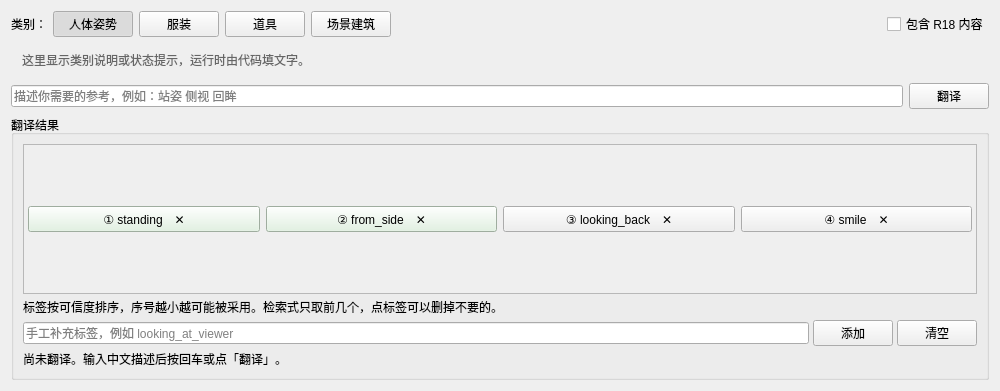
<?xml version="1.0" encoding="UTF-8"?>
<!--
  检索页上半部分的示例界面，供 Qt Designer 编辑。

  这不是程序真正在用的界面，而是一份「草稿」：控件、文案、层级都照着
  src/picfinder/ui/main_window.py 里 SearchPage 的前五行摆出来，方便在
  Designer 里看清楚结构、拖一拖看看效果。

  改完想接进程序，需要把改动落到 main_window.py。或者按 work/ui_demo/readme.md
  里说的，改用 .ui 驱动界面。
-->
<ui version="4.0">
 <class>SearchTopDemo</class>
 <widget class="QWidget" name="SearchTopDemo">
  <property name="geometry">
   <rect>
    <x>0</x>
    <y>0</y>
    <width>1000</width>
    <height>230</height>
   </rect>
  </property>
  <property name="windowTitle">
   <string>检索页上半部分（示例）</string>
  </property>
  <layout class="QVBoxLayout" name="rootLayout">
   <property name="spacing">
    <number>6</number>
   </property>
   <item>
    <layout class="QHBoxLayout" name="categoryRow">
     <item>
      <widget class="QLabel" name="categoryLabel">
       <property name="text">
        <string>类别：</string>
       </property>
      </widget>
     </item>
     <item>
      <widget class="QPushButton" name="categoryPose">
       <property name="text">
        <string>人体姿势</string>
       </property>
       <property name="checkable">
        <bool>true</bool>
       </property>
       <property name="checked">
        <bool>true</bool>
       </property>
      </widget>
     </item>
     <item>
      <widget class="QPushButton" name="categoryOutfit">
       <property name="text">
        <string>服装</string>
       </property>
       <property name="checkable">
        <bool>true</bool>
       </property>
      </widget>
     </item>
     <item>
      <widget class="QPushButton" name="categoryProp">
       <property name="text">
        <string>道具</string>
       </property>
       <property name="checkable">
        <bool>true</bool>
       </property>
      </widget>
     </item>
     <item>
      <widget class="QPushButton" name="categoryScene">
       <property name="text">
        <string>场景建筑</string>
       </property>
       <property name="checkable">
        <bool>true</bool>
       </property>
      </widget>
     </item>
     <item>
      <spacer name="categorySpacer">
       <property name="orientation">
        <enum>Qt::Orientation::Horizontal</enum>
       </property>
       <property name="sizeHint" stdset="0">
        <size>
         <width>40</width>
         <height>20</height>
        </size>
       </property>
      </spacer>
     </item>
     <item>
      <widget class="QCheckBox" name="r18Box">
       <property name="text">
        <string>包含 R18 内容</string>
       </property>
      </widget>
     </item>
    </layout>
   </item>
   <item>
    <widget class="QLabel" name="hintLabel">
     <property name="styleSheet">
      <string notr="true">color: #666; padding: 8px;</string>
     </property>
     <property name="text">
      <string>这里显示类别说明或状态提示，运行时由代码填文字。</string>
     </property>
    </widget>
   </item>
   <item>
    <layout class="QHBoxLayout" name="inputRow">
     <item>
      <widget class="QLineEdit" name="inputBox">
       <property name="placeholderText">
        <string>描述你需要的参考，例如：站姿 侧视 回眸</string>
       </property>
      </widget>
     </item>
     <item>
      <widget class="QPushButton" name="translateButton">
       <property name="text">
        <string>翻译</string>
       </property>
      </widget>
     </item>
    </layout>
   </item>
   <item>
    <widget class="QGroupBox" name="tagGroup">
     <property name="title">
      <string>翻译结果</string>
     </property>
     <layout class="QVBoxLayout" name="tagLayout">
      <property name="spacing">
       <number>4</number>
      </property>
      <item>
       <widget class="QScrollArea" name="tagScroll">
        <property name="widgetResizable">
         <bool>true</bool>
        </property>
        <property name="minimumSize">
         <size>
          <width>0</width>
          <height>150</height>
         </size>
        </property>
        <property name="maximumSize">
         <size>
          <width>16777215</width>
          <height>190</height>
         </size>
        </property>
        <widget class="QWidget" name="tagContainer">
         <layout class="QGridLayout" name="tagGrid">
          <property name="leftMargin">
           <number>4</number>
          </property>
          <property name="topMargin">
           <number>4</number>
          </property>
          <property name="rightMargin">
           <number>4</number>
          </property>
          <property name="bottomMargin">
           <number>4</number>
          </property>
          <property name="horizontalSpacing">
           <number>6</number>
          </property>
          <property name="verticalSpacing">
           <number>6</number>
          </property>
          <item row="0" column="0">
           <widget class="QPushButton" name="tagStanding">
            <property name="styleSheet">
             <string notr="true">QPushButton { background-color: #dff2df; }</string>
            </property>
            <property name="text">
             <string>① standing　✕</string>
            </property>
           </widget>
          </item>
          <item row="0" column="1">
           <widget class="QPushButton" name="tagFromSide">
            <property name="styleSheet">
             <string notr="true">QPushButton { background-color: #dff2df; }</string>
            </property>
            <property name="text">
             <string>② from_side　✕</string>
            </property>
           </widget>
          </item>
          <item row="0" column="2">
           <widget class="QPushButton" name="tagLookingBack">
            <property name="text">
             <string>③ looking_back　✕</string>
            </property>
           </widget>
          </item>
          <item row="0" column="3">
           <widget class="QPushButton" name="tagSmile">
            <property name="text">
             <string>④ smile　✕</string>
            </property>
           </widget>
          </item>
         </layout>
        </widget>
       </widget>
      </item>
      <item>
       <widget class="QLabel" name="tagRankHint">
        <property name="text">
         <string>标签按可信度排序，序号越小越可能被采用。检索式只取前几个，点标签可以删掉不要的。</string>
        </property>
        <property name="wordWrap">
         <bool>true</bool>
        </property>
       </widget>
      </item>
      <item>
       <layout class="QHBoxLayout" name="addRow">
        <item>
         <widget class="QLineEdit" name="addBox">
          <property name="placeholderText">
           <string>手工补充标签，例如 looking_at_viewer</string>
          </property>
         </widget>
        </item>
        <item>
         <widget class="QPushButton" name="addButton">
          <property name="text">
           <string>添加</string>
          </property>
         </widget>
        </item>
        <item>
         <widget class="QPushButton" name="clearButton">
          <property name="text">
           <string>清空</string>
          </property>
         </widget>
        </item>
       </layout>
      </item>
      <item>
       <widget class="QLabel" name="tagHint">
        <property name="text">
         <string>尚未翻译。输入中文描述后按回车或点「翻译」。</string>
        </property>
        <property name="wordWrap">
         <bool>true</bool>
        </property>
       </widget>
      </item>
     </layout>
    </widget>
   </item>
   <item>
    <spacer name="bottomSpacer">
     <property name="orientation">
      <enum>Qt::Orientation::Vertical</enum>
     </property>
     <property name="sizeHint" stdset="0">
      <size>
       <width>20</width>
       <height>40</height>
      </size>
     </property>
    </spacer>
   </item>
  </layout>
 </widget>
 <resources/>
 <connections/>
</ui>
